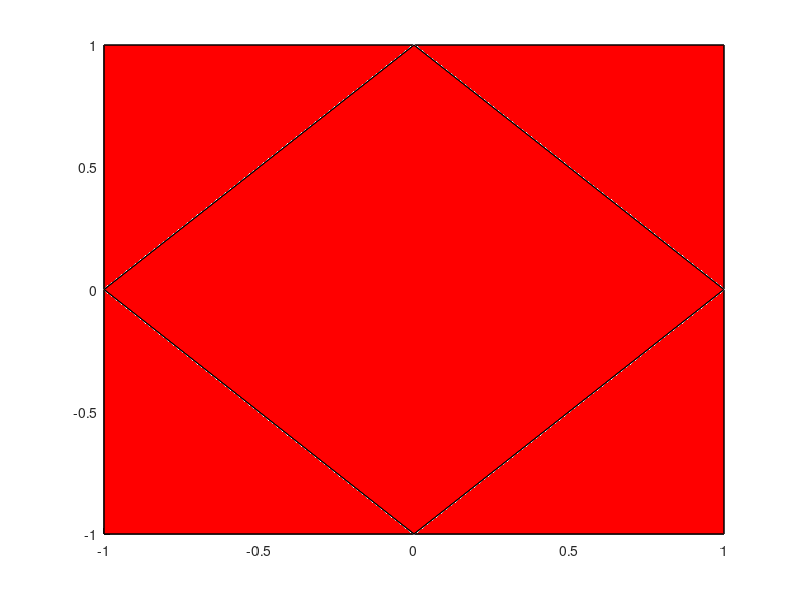
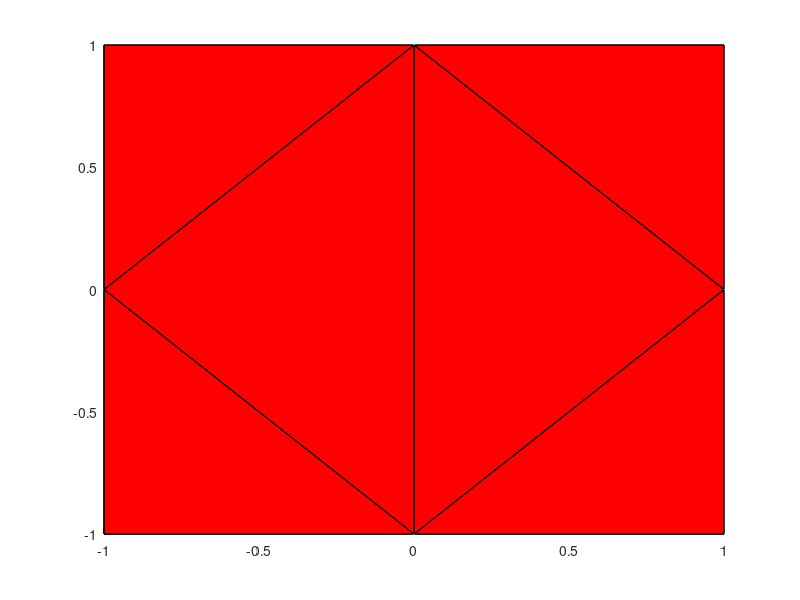

The MATLAB script that drew these images, in order:
function triangulateFacesDemo(varargin)
%TRIANGULATEFACESDEMO  One-line description here, please.
%   output = triangulateFacesDemo(input)
%
%   Example
%   triangulateFacesDemo
%
%   See also
%
%
% ------
% Author: David Legland
% e-mail: david.legland@nantes.inra.fr
% Created: 2008-10-16,    using Matlab 7.4.0.287 (R2007a)
% Copyright 2008 INRA - BIA PV Nantes - MIAJ Jouy-en-Josas.
% Licensed under the terms of the LGPL, see the file "license.txt"

% cree une figure simple (?) sous forme de sommets + aretes + faces
[n e f] = createCubeOctahedron; %#ok<ASGLU>

% affiche avec une fonction a la David
figure(1); clf;
drawPolyhedron(n, f);

% convertit en triangulation, et affiche
tri = triangulateFaces(f);
figure(2); clf;
patch('vertices', n, 'faces', tri, 'facecolor', 'r');
